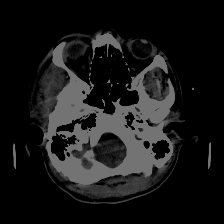
#> input picture data/000166.png, 224 x 224 px, given in place of 000001.png, which was not available
$ python RFC.py
#> lines starting #> are read from the running program, lines starting #| are printed output that depends on the picture
import numpy as np
import cv2
from sklearn.ensemble import RandomForestClassifier
from sklearn.metrics import accuracy_score, precision_score, recall_score, confusion_matrix, f1_score, classification_report
from skimage import io, filters, transform

# Primul pas il reprezinta incarcarea datelor de care vom avea nevoie pentru a antrena si testa modelul
# Folosim functia imRead pentru a incarca imaginile intr-o variabila, pe care ulterior vom realiza si normalizarea datelor:
# Din imagini de 224 x 224px, le vom da resize pe dimensiunea 125 x 125px
# Vom volosi functia cv2.cvtColor pentru a transforma imaginea in din formatul cu 3 canale (R - G - B ) in formatul cu un singur canal ( grayscale ).
# La final, incarcam arrayul imaginilor de test intr-un np array care va stoca setul de date cu imaginile utilizate pentru antrenare.

image_array = []

for i in range (1,15001):
  image = cv2.imread(f"kaggleData/data/{i:06d}.png")
#> image is the input picture: shape (224, 224, 3); min 0, max 115, mean 24.3
  image_gray = cv2.cvtColor(image, cv2.COLOR_BGR2GRAY)
  resized_image = transform.resize(image_gray,(125,125))
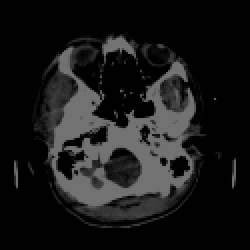
#> resized_image: shape (125, 125) float64 (shown 2 times larger); min 0, max 0.451, mean 0.0955
  image_array.append(resized_image)
#> pass 2 of the loop `for i in range (1,15001):`:
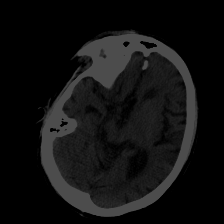
#> input picture data/000574.png, 224 x 224 px, given in place of 000002.png, which was not available
#> image is the input picture: shape (224, 224, 3); min 0, max 76, mean 17
#> `resized_image = transform.resize(image_gray,(125,125))`:
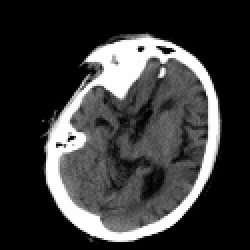
#> resized_image: shape (125, 125) float64 (shown 2 times larger); min 0, max 0.298, mean 0.0667; drawn with min black and max white
#> (the run stopped early here; a loop or call above may not have finished)
